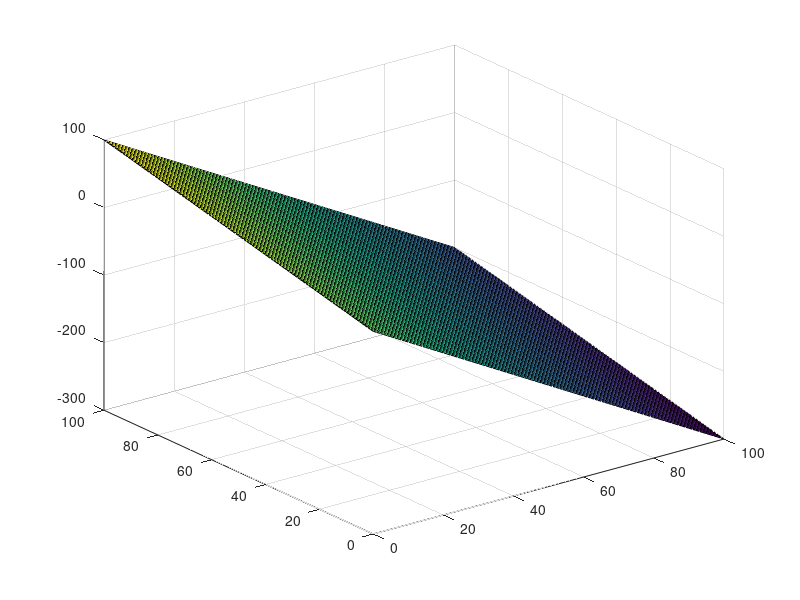

Source code (MATLAB):
% The Objective of this mat file is to graphically show how the Projection
% of the vector b onto A's column space gives the best solution to Ax = b
% In the case of a Rectangular or Singular b.

% Let this be a m*n matrix (m equations & n unknowns system)
A = [1 0; 5 4; 2 4]; % 3*2
A_T = A';

column1 = A_T(1,:)';
column2 = A_T(2,:)';
normal = cross(column1,column2);

%# a plane is a*x+b*y+c*z+d=0
%# [a,b,c] is the normal. Thus, we have to calculate
%# d and we're set
d = -A_T(1,:)*normal;

%# create x,y
[xx,yy]=ndgrid(0:100,0:100);

%# calculate corresponding z
z = (-normal(1)*xx - normal(2)*yy - d)/normal(3);

%# plot the surface
figure
% the points that b can take such that there exists a solution for Ax = b
surf(xx,yy,z) 